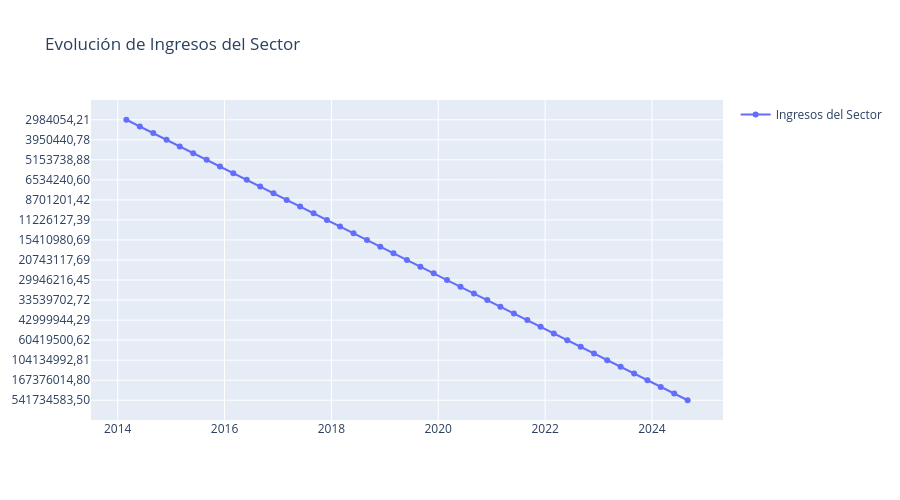

The cell this chart's notebook holds for it:
### Markdown cell above
## 5. Análisis de Ingresos del Sector

### Code cell
# Crear columna de fecha para el dataset de ingresos
datasets['ingresos']['fecha'] = pd.to_datetime(
    datasets['ingresos']['año'].astype(str) + '-' + 
    (datasets['ingresos']['trimestre'] * 3).astype(str).str.zfill(2) + '-01'
)

# Crear figura
fig = go.Figure()

# Gráfico de evolución de ingresos
fig.add_trace(
    go.Scatter(x=datasets['ingresos']['fecha'],
               y=datasets['ingresos']['ingresos'],
               mode='lines+markers',
               name='Ingresos del Sector')
)

# Actualizar layout
fig.update_layout(
    height=500,
    title_text="Evolución de Ingresos del Sector",
    showlegend=True
)

fig.show()

### Figure 1 — Plotly figure (JSON) as saved in the notebook; plotly's stock layout.template omitted (floating-point values rounded to 4 significant figures)
{"data": [{"mode": "lines+markers", "name": "Ingresos del Sector", "type": "scatter", "x": ["2024-09-01T00:00:00", "2024-06-01T00:00:00", "2024-03-01T00:00:00", "2023-12-01T00:00:00", "2023-09-01T00:00:00", "2023-06-01T00:00:00", "2023-03-01T00:00:00", "2022-12-01T00:00:00", "2022-09-01T00:00:00", "2022-06-01T00:00:00", "2022-03-01T00:00:00", "2021-12-01T00:00:00", "2021-09-01T00:00:00", "2021-06-01T00:00:00", "2021-03-01T00:00:00", "2020-12-01T00:00:00", "2020-09-01T00:00:00", "2020-06-01T00:00:00", "2020-03-01T00:00:00", "2019-12-01T00:00:00", "2019-09-01T00:00:00", "2019-06-01T00:00:00", "2019-03-01T00:00:00", "2018-12-01T00:00:00", "2018-09-01T00:00:00", "2018-06-01T00:00:00", "2018-03-01T00:00:00", "2017-12-01T00:00:00", "2017-09-01T00:00:00", "2017-06-01T00:00:00", "2017-03-01T00:00:00", "2016-12-01T00:00:00", "2016-09-01T00:00:00", "2016-06-01T00:00:00", "2016-03-01T00:00:00", "2015-12-01T00:00:00", "2015-09-01T00:00:00", "2015-06-01T00:00:00", "2015-03-01T00:00:00", "2014-12-01T00:00:00", "2014-09-01T00:00:00", "2014-06-01T00:00:00", "2014-03-01T00:00:00"], "y": ["541734583,50", "442032166,69", "346198986,13", "167376014,80", "133106593,41", "118060280,28", "104134992,81", "72443482,99", "64086784,33", "60419500,62", "55219313,01", "45467887,17", "42999944,29", "38239666,63", "36676371,36", "33539702,72", "31997444,53", "32102475,99", "29946216,45", "24169250,70", "21652748,44", "20743117,69", "20207413,77", "16637686,59", "15410980,69", "14319467,46", "13171459,23", "11226127,39", "10065997,86", "9678646,93", "8701201,42", "7483980,39", "6912441,54", "6534240,60", "5936844,89", "5376899,21", "5153738,88", "4701790,72", "4876385,32", "3950440,78", "3478637,74", "3270816,20", "2984054,21"]}], "layout": {"height": 500, "showlegend": true, "title": {"text": "Evolución de Ingresos del Sector"}}}
